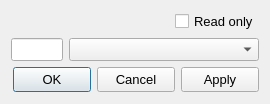
<?xml version="1.0" encoding="UTF-8"?>
<ui version="4.0">
 <class>DialogPEMagic</class>
 <widget class="QDialog" name="DialogPEMagic">
  <property name="windowModality">
   <enum>Qt::ApplicationModal</enum>
  </property>
  <property name="geometry">
   <rect>
    <x>0</x>
    <y>0</y>
    <width>270</width>
    <height>104</height>
   </rect>
  </property>
  <property name="sizePolicy">
   <sizepolicy hsizetype="Preferred" vsizetype="MinimumExpanding">
    <horstretch>0</horstretch>
    <verstretch>0</verstretch>
   </sizepolicy>
  </property>
  <property name="minimumSize">
   <size>
    <width>270</width>
    <height>104</height>
   </size>
  </property>
  <property name="maximumSize">
   <size>
    <width>270</width>
    <height>104</height>
   </size>
  </property>
  <property name="font">
   <font>
    <pointsize>10</pointsize>
    <weight>50</weight>
    <bold>false</bold>
   </font>
  </property>
  <property name="windowTitle">
   <string>Magic</string>
  </property>
  <layout class="QVBoxLayout" name="verticalLayout">
   <item>
    <layout class="QHBoxLayout" name="horizontalLayout_3">
     <item>
      <spacer name="horizontalSpacer_2">
       <property name="orientation">
        <enum>Qt::Horizontal</enum>
       </property>
       <property name="sizeHint" stdset="0">
        <size>
         <width>40</width>
         <height>20</height>
        </size>
       </property>
      </spacer>
     </item>
     <item>
      <widget class="QCheckBoxX" name="checkBoxReadOnly">
       <property name="text">
        <string>Read only</string>
       </property>
       <property name="checked">
        <bool>false</bool>
       </property>
      </widget>
     </item>
    </layout>
   </item>
   <item>
    <layout class="QHBoxLayout" name="horizontalLayout_2">
     <item>
      <widget class="QLineEditX" name="lineEditMagic">
       <property name="maximumSize">
        <size>
         <width>100</width>
         <height>16777215</height>
        </size>
       </property>
       <property name="alignment">
        <set>Qt::AlignCenter</set>
       </property>
       <property name="readOnly">
        <bool>true</bool>
       </property>
      </widget>
     </item>
     <item>
      <widget class="QComboBoxX" name="comboBoxMagic">
       <property name="minimumSize">
        <size>
         <width>190</width>
         <height>0</height>
        </size>
       </property>
       <property name="maximumSize">
        <size>
         <width>190</width>
         <height>16777215</height>
        </size>
       </property>
      </widget>
     </item>
    </layout>
   </item>
   <item>
    <layout class="QHBoxLayout" name="horizontalLayout">
     <item>
      <spacer name="horizontalSpacer_9">
       <property name="orientation">
        <enum>Qt::Horizontal</enum>
       </property>
       <property name="sizeHint" stdset="0">
        <size>
         <width>50</width>
         <height>20</height>
        </size>
       </property>
      </spacer>
     </item>
     <item>
      <widget class="QPushButtonX" name="pushButtonOK">
       <property name="minimumSize">
        <size>
         <width>78</width>
         <height>25</height>
        </size>
       </property>
       <property name="maximumSize">
        <size>
         <width>78</width>
         <height>25</height>
        </size>
       </property>
       <property name="text">
        <string>OK</string>
       </property>
      </widget>
     </item>
     <item>
      <widget class="QPushButtonX" name="pushButtonCancel">
       <property name="minimumSize">
        <size>
         <width>78</width>
         <height>25</height>
        </size>
       </property>
       <property name="maximumSize">
        <size>
         <width>78</width>
         <height>25</height>
        </size>
       </property>
       <property name="text">
        <string>Cancel</string>
       </property>
      </widget>
     </item>
     <item>
      <widget class="QPushButtonX" name="pushButtonApply">
       <property name="minimumSize">
        <size>
         <width>78</width>
         <height>25</height>
        </size>
       </property>
       <property name="maximumSize">
        <size>
         <width>78</width>
         <height>25</height>
        </size>
       </property>
       <property name="text">
        <string>Apply</string>
       </property>
      </widget>
     </item>
    </layout>
   </item>
  </layout>
 </widget>
 <customwidgets>
  <customwidget>
   <class>QLineEditX</class>
   <extends>QLineEdit</extends>
   <header>qlineeditx.h</header>
  </customwidget>
  <customwidget>
   <class>QPushButtonX</class>
   <extends>QPushButton</extends>
   <header>qpushbuttonx.h</header>
  </customwidget>
  <customwidget>
   <class>QCheckBoxX</class>
   <extends>QCheckBox</extends>
   <header>qcheckboxx.h</header>
  </customwidget>
  <customwidget>
   <class>QComboBoxX</class>
   <extends>QComboBox</extends>
   <header>qcomboboxx.h</header>
  </customwidget>
 </customwidgets>
 <resources/>
 <connections/>
</ui>
